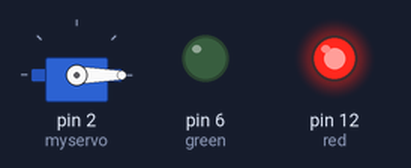
Bench run of a sketch on a simulated Arduino Uno, built with avr-gcc and run on an emulated ATmega328P. On the bench: servo, output pins drawn as LEDs (lit = HIGH).

Above: at 0.05 s.
At 5.25 s:
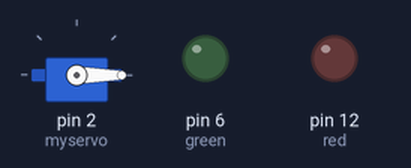
At 10.45 s:
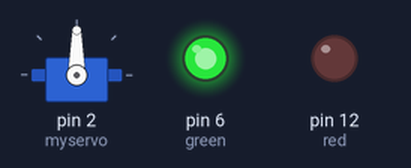
Timing chart, 0 to 13.7 s (numbered marks = the images above):
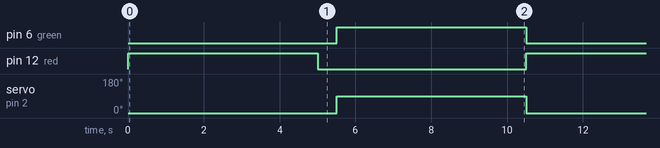

Measured:
- by itself, pin 6 (green), pin 12 (red): alternates HIGH for 5.0 s and LOW for 5.5 s
- by itself, servo on pin 2 (myservo): alternates 90° for 5.0 s and 0° for 5.5 s

The sketch:

is_closed_and_traffic_signal_is_green__then_door_should_open.ino
```cpp
#include<Servo.h>
Servo myservo;
void setup()
{
  pinMode(6, OUTPUT);// green
  pinMode(12, OUTPUT);// red
  myservo.attach(2);
}

void loop()
{
  digitalWrite(12, HIGH);
  myservo.write(0);
  delay(5000);
  digitalWrite(12, LOW);
  delay(500);
  digitalWrite(6, HIGH);
  myservo.write(90);
  delay(5000);
  digitalWrite(6, LOW);
  delay(10);
}
```
